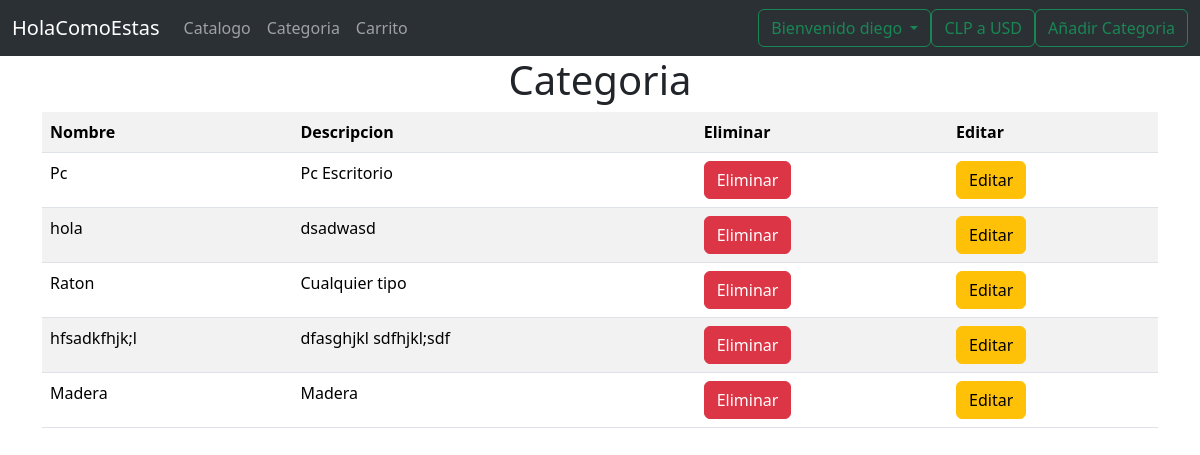
Page /market/listarCategoria (signed in) on the earlier database version.
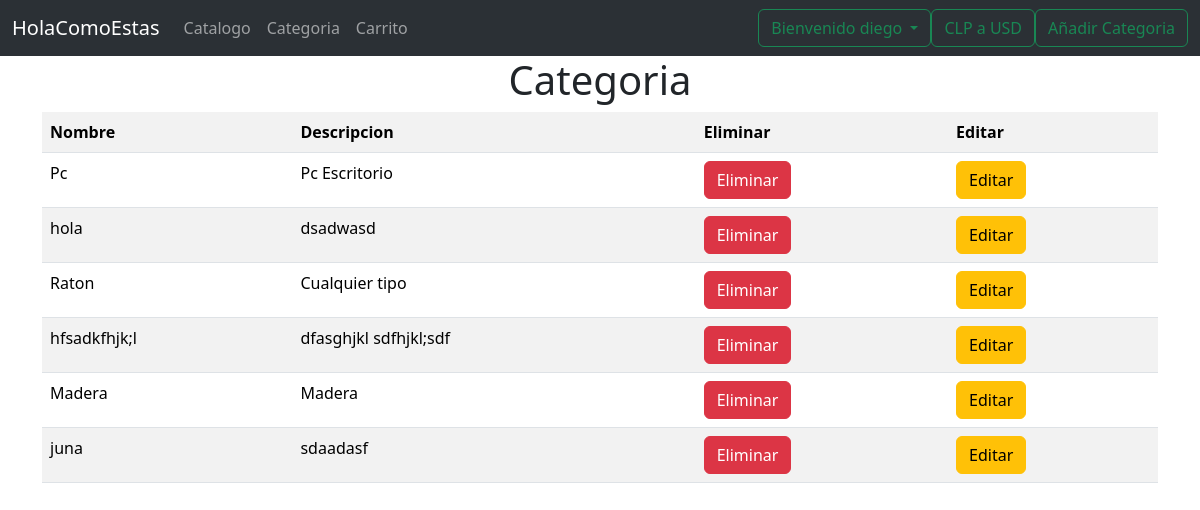
Same page on the later database version.
### market/models.py (models this page shows, shortened)
class Categoria(models.Model):
    nombre = models.CharField(max_length=50)
    descripcion = models.TextField()

### market/views.py (the view)
# urls.py: path('listarCategoria', views.listarCategoria, name='listarCategoria'),
@login_required
@user_passes_test(is_superuser, login_url='/market/')
def listarCategoria(request):
    listadoCategoria = Categoria.objects.all()
    context = {'listado': listadoCategoria}
    return render(request, 'listarCategoria.html', context)

### market/views.py (called while the page is built)
def is_superuser(user):
    return user.is_superuser

### market/templates/listarCategoria.html (shortened to what this page needs)
{% extends "plantillaBase.html" %}
{% block tituloPrincipal %} Categoria {% endblock %}
{% block boton %}
{% if user.is_superuser %}
<a class="btn btn-outline-success" href="{% url 'anadirCategoriaForm' %}">Añadir Categoria</a>
{% endif %}
{% endblock %}
{% block listado    %}
    <table class="table table-responsive table-striped">
        <tr>
            <th>Nombre</th>
            <th>Descripcion</th>
            {% if request.user.is_authenticated %}
            <th>Eliminar</th>
            <th>Editar</th>
            {% endif %}
        </tr>
    {% for categoria in listado %}
        <tr>
            <td>{{categoria.nombre}}</td>
            <td>{{categoria.descripcion}}</td>
            {% if request.user.is_authenticated %}
            <td><a href="{% url 'eliminarCategoria' categoria.id %}" class="btn btn-danger">Eliminar</a></td>
            <td><a href="{% url 'editarCategoria' categoria.id %}" class="btn btn-warning">Editar</a></td>
            {% endif %}
        </tr>
    {% endfor %}
    </table>
{% endblock %}

Differences in the rows shown:
added Categoria: nombre "juna", descripcion "sdaadasf"
